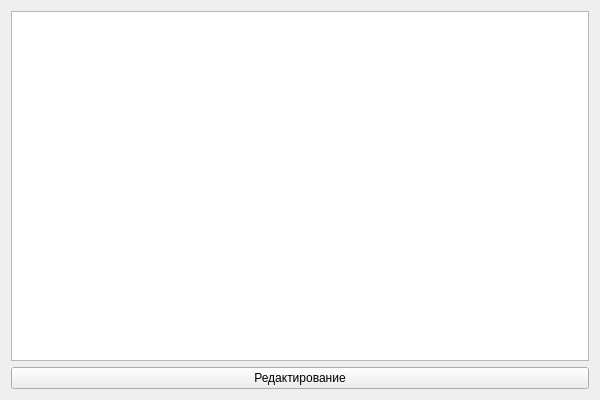
<?xml version="1.0" encoding="UTF-8"?>
<ui version="4.0">
 <class>Form</class>
 <widget class="QWidget" name="Form">
  <property name="geometry">
   <rect>
    <x>0</x>
    <y>0</y>
    <width>600</width>
    <height>400</height>
   </rect>
  </property>
  <property name="sizePolicy">
   <sizepolicy hsizetype="Maximum" vsizetype="Maximum">
    <horstretch>0</horstretch>
    <verstretch>0</verstretch>
   </sizepolicy>
  </property>
  <property name="windowTitle">
   <string>Латте макиато</string>
  </property>
  <layout class="QVBoxLayout" name="main_layout">
   <item>
    <layout class="QVBoxLayout" name="verticalLayout">
     <item>
      <widget class="QTableWidget" name="table"/>
     </item>
     <item>
      <widget class="QPushButton" name="editbtn">
       <property name="text">
        <string>Редактирование</string>
       </property>
      </widget>
     </item>
    </layout>
   </item>
  </layout>
 </widget>
 <resources/>
 <connections/>
</ui>
